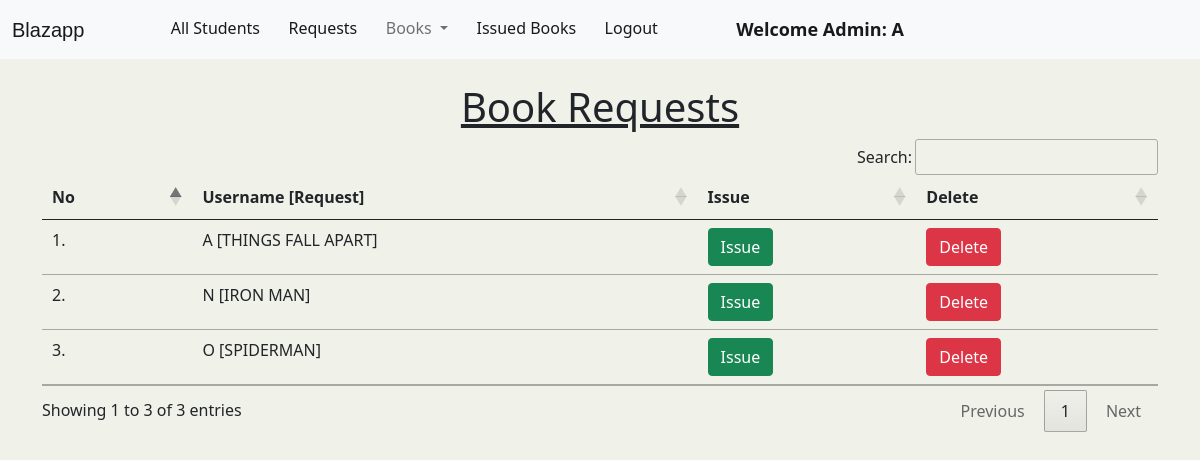
The page /adminrequest/ (signed in) on the database its author committed.
### library/models.py (models this page shows, shortened)
class Request(models.Model):
    request = models.CharField(max_length=100, null=True, blank=True)

### library/views.py (the view)
# urls.py: path('adminrequest/', views.ViewRequest.as_view(), name='adminrequest'),
class ViewRequest(LoginRequiredMixin,ListView):
	model = Request
	template_name = 'admin_request.html'
	context_object_name = 'requests'
	paginate_by = 10000000
	def get_queryset(self):
		return Request.objects.order_by('-id')

### library/templates/admin_request.html (shortened to what this page needs)
{% extends 'admin_navbar.html' %}
{% load static %}
{% block body %}
</head>
<body>
<div class="container mt-4">
    <h1 class="text-center"><u>Book Requests</u></h1>
    <table class="table table-hover" id="example">
        <thead>
            <tr>
                <th>No</th>
                <th>Username [Request]</th>
                <th>Issue</th>
                <th>Delete</th>
            </tr>
        </thead>
        <tbody>
            {% for request in requests %}
            <tr>
                <td>{{forloop.counter}}.</td>
                <td>{{request.request}}</td>
                <td><a href="/issue_book" class="btn btn-success" >Issue</a></td>
                <td><a href="/delete_request/{{request.id}}/" class="btn btn-danger" onclick="return confirm('Are you sure you want to delete this request?')">Delete</a></td>
            {% endfor %}
        </tbody>
    </table>
    </div>
{% endblock %}

### library/templates/admin_navbar.html (shortened to what this page needs)
<!doctype html>
<html lang="en">
  <head>
    <link href="https://cdn.jsdelivr.net/npm/bootstrap@5.1.0/dist/css/bootstrap.min.css" rel="stylesheet">
    <link rel="stylesheet" href="https://cdn.datatables.net/1.10.25/css/jquery.dataTables.min.css">
    <link rel="stylesheet" href="https://cdn.datatables.net/buttons/1.7.1/css/buttons.dataTables.min.css">
  </head>
  <body>
    <nav class="navbar navbar-expand-lg navbar-light bg-light">
        <div class="container-fluid">
          <a class="navbar-brand" href="#">Blazapp</a>
          <div class="collapse navbar-collapse" id="navbarSupportedContent">
            <ul class="navbar-nav me-auto mb-2 mb-lg-0">
              <li class="nav-item">
                <a class="nav-link active" aria-current="page" href="/view_students/">All Students</a>
              </li>
              <ul class="navbar-nav me-auto mb-2 mb-lg-0">
                <li class="nav-item">
                  <a class="nav-link active" aria-current="page" href="/adminrequest/">Requests</a>
                </li>
              <li class="nav-item dropdown">
                <a class="nav-link dropdown-toggle" href="#" id="navbarDropdown" role="button" data-bs-toggle="dropdown" aria-expanded="false">
                  Books
                </a>
              </li>
                <ul class="navbar-nav me-auto mb-2 mb-lg-0">
                  <li class="nav-item">
                  <a class="nav-link active" aria-current="page" href="/view_issued_book/">Issued Books</a>
                </ul>
              <li class="nav-item">
                <a class="nav-link active" aria-current="page" href="/logout/">Logout</a>
              </li>
              <li class="nav-item">
                <a style="font-weight:600; font-family:'Segoe UI', Tahoma, Geneva, Verdana, sans-serif; font-size: large;" class="nav-link active" href="#">Welcome Admin: {{request.user}}</a>
              </li>
            </ul>
          </div>
        </div>
      </nav>
      {% block body %}
      {% endblock %}
  </body>
</html>

### library/templates/admin_request.html (style rules this page uses)
.navbar-brand { font-size: 20px; font-family: sans-serif; }
body { background: rgb(240, 241, 233); }

### rows shown on the page
Request: request "A [THINGS FALL APART]"
Request: request "N [IRON MAN]"
Request: request "O [SPIDERMAN]"

### other values the page prints
{{ request.user }} "A"
